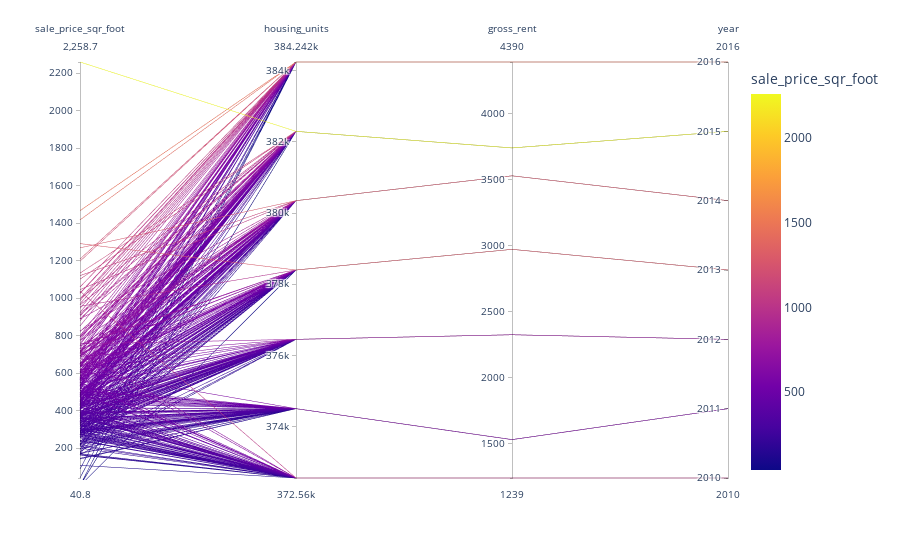

Notebook source saved alongside this figure:
### Markdown cell above
## Parallel Coordinates and Parallel Categories Analysis

In this section, you will use plotly express to create parallel coordinates and parallel categories visualizations so that investors can interactively filter and explore various factors related to the sales price of the neighborhoods. 

Using the DataFrame of Average values per neighborhood (calculated above), create the following visualizations:
1. Create a Parallel Coordinates Plot
2. Create a Parallel Categories Plot

### Code cell
# Parallel Coordinates Plot
# YOUR CODE HERE!
# px.parallel_coordinates(ten_most_expensive_neighborhoods, color='sale_price_sqr_foot')

px.parallel_coordinates(avg_neighborhood_prices, color='sale_price_sqr_foot')

### Figure 1 — Plotly figure (JSON) as saved in the notebook; plotly's stock layout.template omitted (floating-point values rounded to 4 significant figures; data arrays with more than 128 entries replaced by an {"elided": "..."} marker saying what was removed)
{"data": [{"dimensions": [{"label": "sale_price_sqr_foot", "values": {"elided": "397 float values"}}, {"label": "housing_units", "values": {"elided": "397 int values"}}, {"label": "gross_rent", "values": {"elided": "397 int values"}}, {"label": "year", "values": {"elided": "397 int values"}}], "domain": {"x": [0, 1], "y": [0, 1]}, "line": {"color": {"elided": "397 float values"}, "coloraxis": "coloraxis"}, "name": "", "type": "parcoords"}], "layout": {"autosize": true, "coloraxis": {"colorbar": {"title": {"text": "sale_price_sqr_foot"}}, "colorscale": [[0, "#0d0887"], [0.1111, "#46039f"], [0.2222, "#7201a8"], [0.3333, "#9c179e"], [0.4444, "#bd3786"], [0.5556, "#d8576b"], [0.6667, "#ed7953"], [0.7778, "#fb9f3a"], [0.8889, "#fdca26"], [1, "#f0f921"]]}, "legend": {"tracegroupgap": 0}, "margin": {"t": 60}}}
